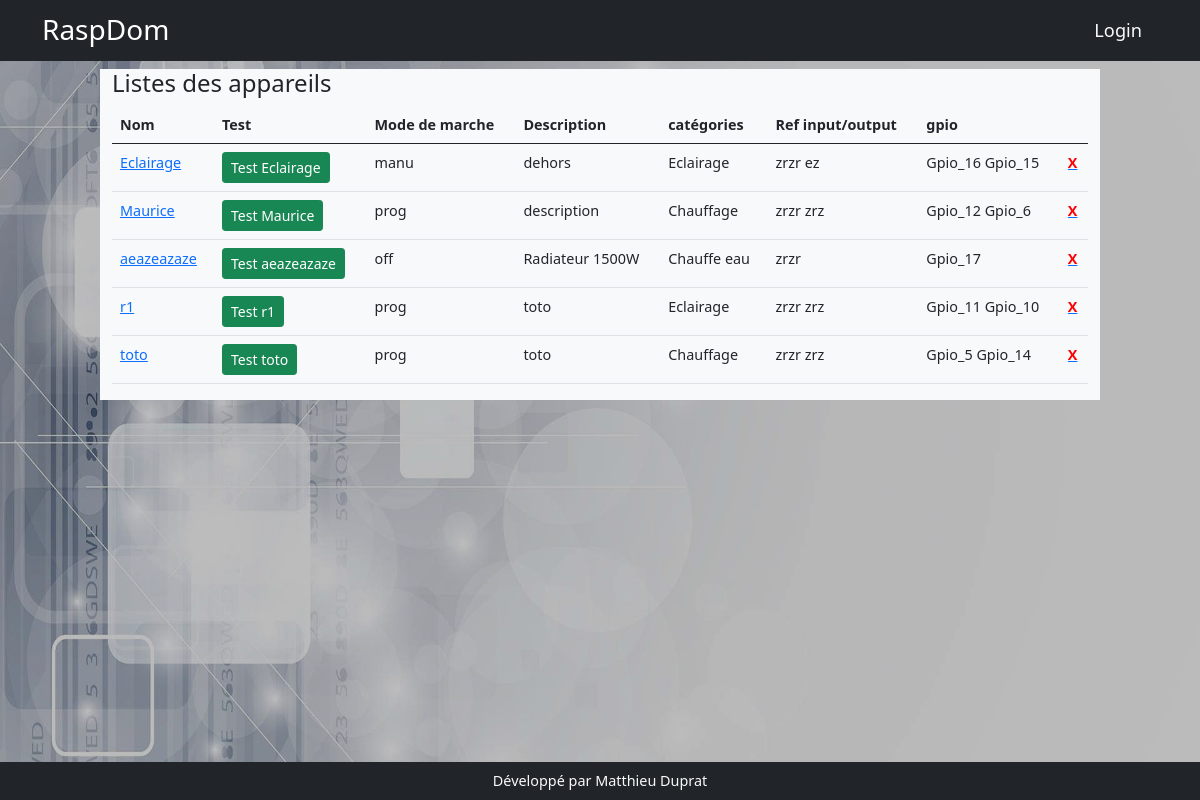
The page /appareils on the database its author committed.
### models.py (models this page shows, shortened)
class Appareil(db.Model):
    id = db.Column(db.Integer, primary_key=True)
    nom = db.Column(db.String(200))
    description = db.Column(db.String(200))
    categorieappareil = db.Column(db.String(200), nullable=True)
    sortie = db.Column(db.String(200), nullable=True)
    image = db.Column(db.String(200), nullable=True)
    gpios = db.relationship('Gpio', backref='appareil', lazy=True)
    order_gpio = db.Column(db.String(200))
    nbre_gpio = db.Column(db.Integer)
    programmations = db.relationship('Programmation', backref='appareil_programmation', lazy=True)
    mode_de_marche = db.relationship('ModeDeMarche',  uselist=False,  backref='appareil_mode_de_marche', lazy=True)
    auto = db.relationship('Auto', uselist=False, backref='appareil_auto', lazy=True)
    sonde_id = db.Column(db.Integer, db.ForeignKey('sonde.id'))
    sonde = db.relationship('Sonde', uselist=False, backref='appareil_sonde', lazy=True)
    manuel = db.relationship('Manuel', uselist=False, backref='appareil_ordre', lazy=True)
    label = db.Column(db.String(250))
    sonde_actived = db.Column(db.Boolean,default=False, nullable=False)
    min = db.Column(db.Float(),default=17.0)
    max = db.Column(db.Float(),default=19.0)
    mf = db.relationship('Mf',  cascade="delete",uselist=False, backref='app_mf', lazy=True)

class ModeDeMarche(db.Model):
    id = db.Column(db.Integer, primary_key=True)
    appareil_id = db.Column(db.Integer,db.ForeignKey('appareil.id'), nullable=False)
    mode_de_marche = db.Column(db.String(200), default='off')

class Gpio(db.Model):
    id = db.Column(db.Integer, primary_key=True)
    nom = db.Column(db.String(200))
    mode = db.Column(db.String(10))
    valeur = db.Column(db.String(10))
    info = db.Column(db.String(200))
    appareil_id = db.Column(db.Integer, db.ForeignKey('appareil.id'), nullable=True, default='')

### app.py (the view)
@app.route('/appareils')
def appareils():
    appareils = Appareil.query.order_by('nom')
    return render_template('appareil/appareils.html', appareils=appareils)

### templates/appareil/appareils.html
{% extends 'base.html' %}
{% block content %}
<div class="row">
    <div class="col-md-10 mx-auto  bg-light">
        <h4>Listes des appareils</h4>
        <table class="table">
            <thead>
                <tr>
                    <th>Nom</th>
                    <th>Test</th>
                    <th>Mode de marche</th>
                    <th>Description</th>
                    <th>catégories</th>
                    <th>Ref input/output</th>
                    <th>gpio</th>
                    <th></th>
                </tr>
            </thead>
            <tbody>{% for appareil in appareils %}
                <tr>
                    <td><a href="{{url_for('edit_appareil', appareil_id=appareil.id)}}">{{appareil.nom}}</a> </td>
                    <td><a class="btn btn-success btn-sm" href="{{ url_for('test', appareil_id=appareil.id)}}">Test {{appareil.nom}}</a></td>
                    <td>{{ appareil.mode_de_marche.mode_de_marche}}</td>
                    <td>{{ appareil.description}}</td>
                    <td>{{appareil.label}}</td>
                    <td>{% for data in appareil.gpios if data %} {{data.nom}}{% endfor %}</td>
                    <td>{% for data in appareil.gpios if data %} {{data.valeur}} {% endfor %}</td>
                    <td><a href="{{url_for('delete_appareil', appareil_id=appareil.id)}}"><b style="color:red">X</b></a></td>
                </tr>{% endfor %}
            </tbody>
        </table>
    </div>
</div>
{% endblock %}

### rows shown on the page
Appareil: nom "Eclairage", mode_de_marche.mode_de_marche "manu", description "dehors", label "Eclairage"
Gpio: nom "zrzr", valeur "Gpio_16"
Gpio: nom "ez", valeur "Gpio_15"
Appareil: nom "Maurice", mode_de_marche.mode_de_marche "prog", description "description", label "Chauffage"
Gpio: nom "zrzr", valeur "Gpio_12"
Gpio: nom "zrz", valeur "Gpio_6"
Appareil: nom "aeazeazaze", mode_de_marche.mode_de_marche "off", description "Radiateur 1500W", label "Chauffe eau"
Gpio: nom "zrzr", valeur "Gpio_17"
Appareil: nom "r1", mode_de_marche.mode_de_marche "prog", description "toto", label "Eclairage"
Gpio: nom "zrzr", valeur "Gpio_11"
Gpio: nom "zrz", valeur "Gpio_10"
Appareil: nom "toto", mode_de_marche.mode_de_marche "prog", description "toto", label "Chauffage"
Gpio: nom "zrzr", valeur "Gpio_5"
Gpio: nom "zrz", valeur "Gpio_14"
